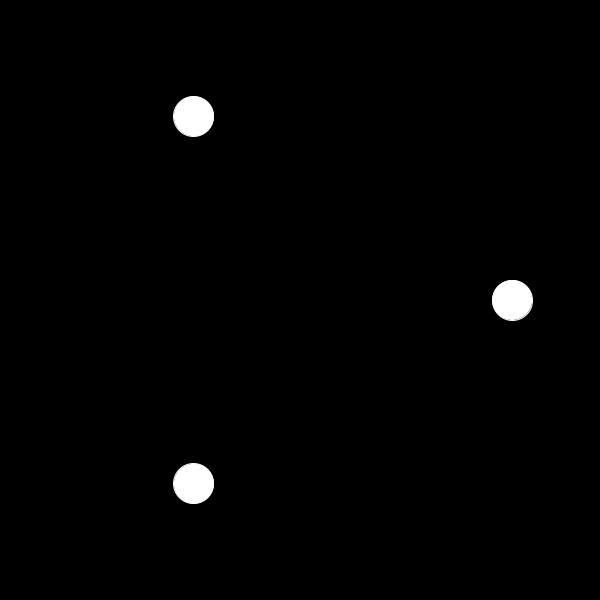
Frame 1 (no input)
Frame 60 (the mouse pressed at the canvas centre just before this capture): identical to frame 1, image omitted
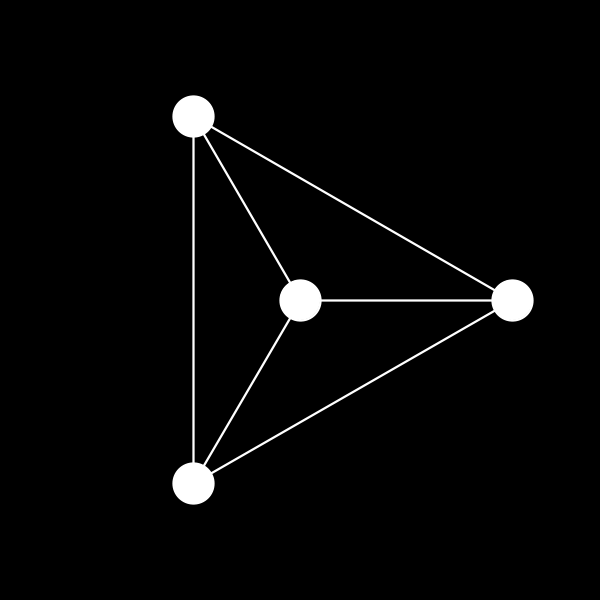
Frame 120 (the mouse held since frame 60 and released just before this capture)

The Processing sketch that drew these frames (run headless with seeded random() and noise(); from frame 60 on, the mouse is pressed at the canvas centre):

// Processing sketch: processing_71143
// ── processing_71143.pde

//z to start animation
//x to stop animation
//c to switch from black to white
//space to switch from white to black
//click and hold to connect the circles
float angle;
float sWeight=2.25;
boolean makeCir = false;
boolean inv = false;
boolean makeS = false;

void setup(){
  size(600,600);
  smooth();
  
  
  angle=0;
}
void keyPressed(){
  if (key=='z') makeCir = true;
 
  if(key=='x') makeCir=false;
  
  if(key=='c') inv =true;
  
  if(key==' ') inv = false;

}

void draw(){
  
    float distance= dist(width/2,height/2, 150,150);
  //distance is averaged between 150 and 300(height or width/2)
  //if cos and sin are multiplied by 0 it follows a circular path
  float x = 300 + distance*cos(radians(angle));
  float y = 300 + distance*sin(radians(angle));
  float x2 = 300 + distance*cos(radians(angle+120));
  //incr of 120 to space in triangular shape
  float y2 = 300 + distance*sin(radians(angle+120));
  float x3 = 300 + distance*cos(radians(angle+240));
  float y3 = 300 + distance*sin(radians(angle+240));
  if (inv){ 
    background (255,255,255);
    fill(0);
    stroke(0);
  }
  else {
    background (0);
    fill(255,255,255);
    stroke(255,255,255);
  }
if (makeCir){//if makeCir == true

  ellipse(x,y,40,40);

  ellipse(x2,y2,40,40);

  ellipse(x3,y3,40,40);
 
  angle = angle +1;
    } else{ //i want to change this so that the circles dont render until you start the animation the first time
      
  ellipse(x,y,40,40);

  ellipse(x2,y2,40,40);

  ellipse(x3,y3,40,40);}
  if (mousePressed==true){
   strokeWeight(sWeight);//stroke is .25
 
      line (x,y,mouseX,mouseY);//lines to connect circles
      line (x2,y2,mouseX,mouseY);
      line (x3,y3,mouseX,mouseY);
      line(x,y,x2,y2);
      line (x2,y2,x3,y3);
      line (x3,y3,x,y);
      ellipse (mouseX,mouseY,40,40);//makes circle at mouse location and lines connect 
}
  }
